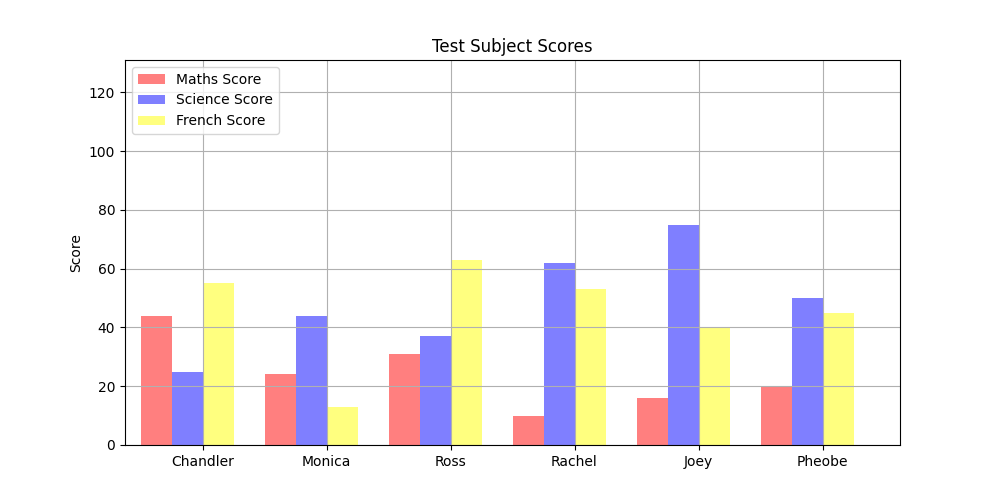

Write the Python code that produced this figure.
import pandas as pd
import matplotlib.pyplot as plt
exam_data = {'name': ['Chandler', 'Monica', 'Ross', 'Rachel', 'Joey', 'Pheobe'],
                'Maths_score': [44, 24, 31, 10, 16,20],
                'Science_score': [25, 44, 37, 62, 75, 50],
                'French_score': [55, 13, 63, 53, 40, 45]}
df = pd.DataFrame(exam_data, columns = ['name', 'Maths_score', 'Science_score', 'French_score'])
print(df)
pos = list(range(len(df['Maths_score'])))
width = 0.25
fig, ax = plt.subplots(figsize=(10,5))

plt.bar(pos, df['Maths_score'], width, alpha=0.5, color='Red')
plt.bar([p + width for p in pos], df['Science_score'], width, alpha=0.5, color='Blue')
plt.bar([p + width*2 for p in pos], df['French_score'], width, alpha=0.5, color='Yellow')
     # Setting the y axis label
ax.set_ylabel('Score')

    # Setting the chart's title
ax.set_title('Test Subject Scores')

    # Setting the position of the x ticks
ax.set_xticks([p + 1.5 * width for p in pos])

    # Setting the labels for the x ticks
ax.set_xticklabels(df['name'])

    # Setting the x-axis and y-axis limits
plt.xlim(min(pos)-width, max(pos)+width*4)
plt.ylim([0, max(df['Maths_score'] + df['Science_score'] + df['French_score'])] )

    # Adding the legend and showing the plot
plt.legend(['Maths Score', 'Science Score', 'French Score'], loc='upper left')
plt.grid()
plt.show()
